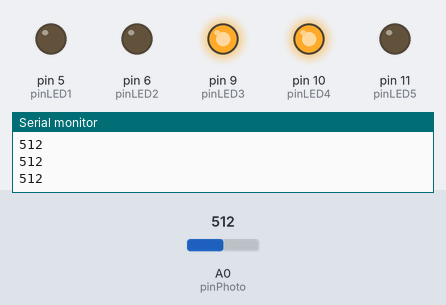
A sketch run on a simulated Arduino Uno, built with avr-gcc and run on an emulated ATmega328P. Shown: output pins drawn as LEDs (lit = HIGH), the last lines printed to the serial monitor. Inputs (shaded band) come from the test bench; at power-on: A0 (pinPhoto) = 512.

Above: at 4.9 s.
5.0 s: A0 (pinPhoto) set to 900
At 6.2 s:
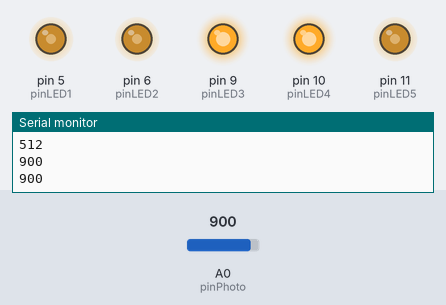
6.5 s: A0 (pinPhoto) set to 1023
At 11.2 s:
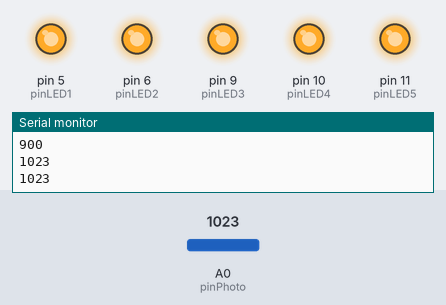
Timing chart, 0 to 12.7 s (numbered marks = the images above; inputs shaded):
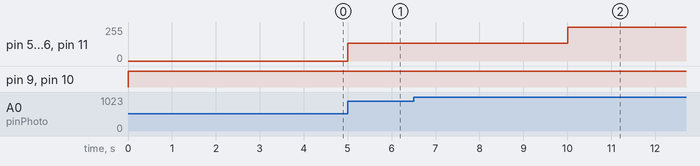

Measured:
- after the input at 5.0 s, pin 5 (pinLED1), pin 6 (pinLED2), pin 11 (pinLED5): 0/255 → 132/255 at once
- after the input at 6.5 s, pin 5 (pinLED1), pin 6 (pinLED2), pin 11 (pinLED5): 132/255 → 255/255 after 3.5 s

The sketch:

sketch_lab8.ino
```cpp
int pinLED1 = 5;
int pinLED2 = 6;
int pinLED3 = 9;
int pinLED4 = 10;
int pinLED5 = 11;

int pinPhoto = A0;
int photoValue1 = 40;
int photoValue2 = 75;
int photoValue3 = 125;
int photoValue4 = 175;
int photoValue5 = 255;

void setup() {
  // put your setup code here, to run once:
  pinMode(pinLED1, OUTPUT);
  pinMode(pinLED2, OUTPUT);
  pinMode(pinLED3, OUTPUT);
  pinMode(pinLED4, OUTPUT);
  pinMode(pinLED5, OUTPUT);

  Serial.begin(9600);

}

void loop() {
  photoValue1 = analogRead(pinPhoto);
  photoValue2 = analogRead(pinPhoto);
  photoValue3 = analogRead(pinPhoto);
  photoValue4 = analogRead(pinPhoto);
  photoValue5 = analogRead(pinPhoto);

  analogWrite(pinLED1, photoValue1);
  analogWrite(pinLED2, photoValue2);
  analogWrite(pinLED3, photoValue3);
  analogWrite(pinLED4, photoValue4);
  analogWrite(pinLED5, photoValue5);

  Serial.println(photoValue1);
   delay(1000);
  Serial.println(photoValue2);
   delay(1000);
  Serial.println(photoValue3);
   delay(1000);
  Serial.println(photoValue4);
   delay(1000);
  Serial.println(photoValue5);
   delay(1000);

}
```
